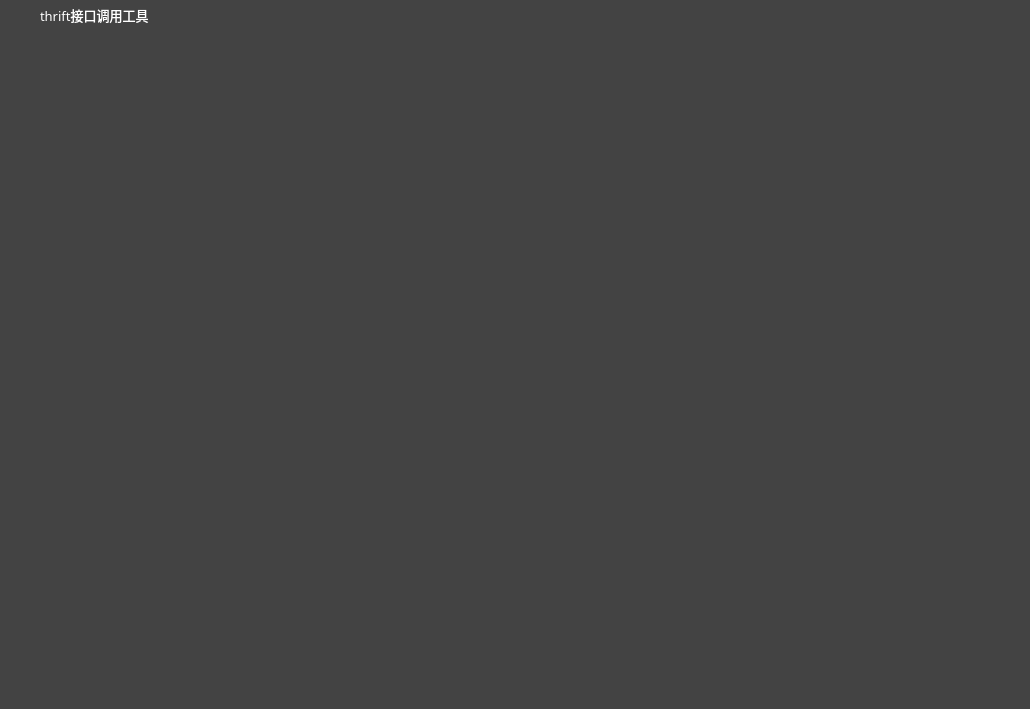
<?xml version="1.0" encoding="UTF-8"?>
<ui version="4.0">
 <class>MainWindow</class>
 <widget class="QMainWindow" name="MainWindow">
  <property name="geometry">
   <rect>
    <x>0</x>
    <y>0</y>
    <width>1030</width>
    <height>709</height>
   </rect>
  </property>
  <property name="font">
   <font>
    <pointsize>8</pointsize>
   </font>
  </property>
  <property name="windowTitle">
   <string>Fdog-zookeeper</string>
  </property>
  <property name="styleSheet">
   <string notr="true">QMainWindow,QWidget#centralWidget {
background-color: rgb(67, 67, 67);
border-radius:10px;
}</string>
  </property>
  <widget class="QWidget" name="centralWidget">
   <property name="styleSheet">
    <string notr="true">#centralWidget {
border-image: url(:/lib/back1.png);
border-radius:10px;
}</string>
   </property>
   <layout class="QVBoxLayout" name="verticalLayout">
    <property name="leftMargin">
     <number>0</number>
    </property>
    <property name="topMargin">
     <number>0</number>
    </property>
    <property name="rightMargin">
     <number>0</number>
    </property>
    <property name="bottomMargin">
     <number>0</number>
    </property>
    <item>
     <widget class="QWidget" name="widget_title" native="true">
      <property name="minimumSize">
       <size>
        <width>0</width>
        <height>30</height>
       </size>
      </property>
      <property name="maximumSize">
       <size>
        <width>16777215</width>
        <height>30</height>
       </size>
      </property>
      <property name="styleSheet">
       <string notr="true">background-color: rgba(30, 45, 54, 0);
color: rgb(255, 255, 255);
</string>
      </property>
      <layout class="QHBoxLayout" name="horizontalLayout_2">
       <property name="spacing">
        <number>0</number>
       </property>
       <property name="leftMargin">
        <number>0</number>
       </property>
       <property name="topMargin">
        <number>0</number>
       </property>
       <property name="rightMargin">
        <number>0</number>
       </property>
       <property name="bottomMargin">
        <number>0</number>
       </property>
       <item>
        <widget class="QToolButton" name="toolButton">
         <property name="minimumSize">
          <size>
           <width>40</width>
           <height>30</height>
          </size>
         </property>
         <property name="maximumSize">
          <size>
           <width>40</width>
           <height>30</height>
          </size>
         </property>
         <property name="styleSheet">
          <string notr="true">QToolButton {
	color: rgb(255, 255, 255);
	
	background-color: rgba(94, 255, 210, 0);
	border: none;
}

QToolButton::menu-indicator { 
	image: None;
}

 
QToolButton:hover {
	color: rgb(255, 255, 255);

	
	background-color: rgb(23, 35, 42);
	border: none;
}</string>
         </property>
         <property name="text">
          <string/>
         </property>
         <property name="icon">
          <iconset>
           <normaloff>lib/icon9.png</normaloff>lib/icon9.png</iconset>
         </property>
         <property name="iconSize">
          <size>
           <width>22</width>
           <height>22</height>
          </size>
         </property>
        </widget>
       </item>
       <item>
        <widget class="QLabel" name="label">
         <property name="minimumSize">
          <size>
           <width>120</width>
           <height>0</height>
          </size>
         </property>
         <property name="font">
          <font>
           <family>OPPOSans B</family>
           <pointsize>10</pointsize>
          </font>
         </property>
         <property name="styleSheet">
          <string notr="true"/>
         </property>
         <property name="text">
          <string>thrift接口调用工具</string>
         </property>
        </widget>
       </item>
       <item>
        <spacer name="horizontalSpacer_2">
         <property name="orientation">
          <enum>Qt::Horizontal</enum>
         </property>
         <property name="sizeHint" stdset="0">
          <size>
           <width>40</width>
           <height>20</height>
          </size>
         </property>
        </spacer>
       </item>
       <item>
        <widget class="QToolButton" name="toolButton_min_2">
         <property name="minimumSize">
          <size>
           <width>40</width>
           <height>29</height>
          </size>
         </property>
         <property name="maximumSize">
          <size>
           <width>40</width>
           <height>29</height>
          </size>
         </property>
         <property name="font">
          <font>
           <pointsize>10</pointsize>
           <stylestrategy>PreferAntialias</stylestrategy>
          </font>
         </property>
         <property name="styleSheet">
          <string notr="true">QToolButton {
	color: rgb(255, 255, 255);
	
	background-color: rgba(94, 255, 210, 0);
	border: none;
}

QToolButton::menu-indicator { 
	image: None;
}

 
QToolButton:hover {
	color: rgb(255, 255, 255);

	
	background-color: rgb(23, 35, 42);
	border: none;
}</string>
         </property>
         <property name="text">
          <string/>
         </property>
         <property name="icon">
          <iconset resource="lib.qrc">
           <normaloff>:/lib/icon-minus3.png</normaloff>:/lib/icon-minus3.png</iconset>
         </property>
         <property name="iconSize">
          <size>
           <width>13</width>
           <height>13</height>
          </size>
         </property>
        </widget>
       </item>
       <item>
        <widget class="QToolButton" name="toolButton_max_2">
         <property name="minimumSize">
          <size>
           <width>40</width>
           <height>29</height>
          </size>
         </property>
         <property name="maximumSize">
          <size>
           <width>40</width>
           <height>29</height>
          </size>
         </property>
         <property name="font">
          <font>
           <pointsize>10</pointsize>
           <stylestrategy>PreferAntialias</stylestrategy>
          </font>
         </property>
         <property name="styleSheet">
          <string notr="true">QToolButton {
	color: rgb(255, 255, 255);
	
	background-color: rgba(94, 255, 210, 0);
	border: none;
}

QToolButton::menu-indicator { 
	image: None;
}

 
QToolButton:hover {
	color: rgb(255, 255, 255);
	background-color: rgb(23, 35, 42);
	border: none;
}</string>
         </property>
         <property name="text">
          <string/>
         </property>
         <property name="icon">
          <iconset resource="lib.qrc">
           <normaloff>:/lib/Icon_max4.png</normaloff>:/lib/Icon_max4.png</iconset>
         </property>
         <property name="iconSize">
          <size>
           <width>11</width>
           <height>11</height>
          </size>
         </property>
         <property name="checkable">
          <bool>false</bool>
         </property>
         <property name="autoRepeat">
          <bool>false</bool>
         </property>
         <property name="autoExclusive">
          <bool>false</bool>
         </property>
         <property name="autoRaise">
          <bool>false</bool>
         </property>
        </widget>
       </item>
       <item>
        <widget class="QToolButton" name="toolButton_close_2">
         <property name="minimumSize">
          <size>
           <width>40</width>
           <height>29</height>
          </size>
         </property>
         <property name="maximumSize">
          <size>
           <width>40</width>
           <height>29</height>
          </size>
         </property>
         <property name="font">
          <font>
           <pointsize>10</pointsize>
           <stylestrategy>PreferAntialias</stylestrategy>
          </font>
         </property>
         <property name="styleSheet">
          <string notr="true">QToolButton {
	color: rgb(255, 255, 255);
	border-top-right-radius: 9px;
	background-color: rgba(94, 255, 210, 0);
	border: none;
}

QToolButton::menu-indicator { 
	image: None;
}

 
QToolButton:hover {
	color: rgb(255, 255, 255);
	
	background-color: rgb(200, 0, 0);
	border: none;
}</string>
         </property>
         <property name="text">
          <string/>
         </property>
         <property name="icon">
          <iconset resource="lib.qrc">
           <normaloff>:/lib/icon-close8.png</normaloff>:/lib/icon-close8.png</iconset>
         </property>
         <property name="iconSize">
          <size>
           <width>11</width>
           <height>11</height>
          </size>
         </property>
         <property name="checkable">
          <bool>false</bool>
         </property>
        </widget>
       </item>
      </layout>
     </widget>
    </item>
    <item>
     <widget class="QWidget" name="widget_body" native="true">
      <property name="styleSheet">
       <string notr="true"/>
      </property>
      <layout class="QVBoxLayout" name="verticalLayout_2">
       <property name="leftMargin">
        <number>0</number>
       </property>
       <property name="topMargin">
        <number>0</number>
       </property>
       <property name="rightMargin">
        <number>0</number>
       </property>
       <property name="bottomMargin">
        <number>0</number>
       </property>
      </layout>
     </widget>
    </item>
   </layout>
  </widget>
 </widget>
 <layoutdefault spacing="6" margin="11"/>
 <resources>
  <include location="lib.qrc"/>
 </resources>
 <connections/>
</ui>
